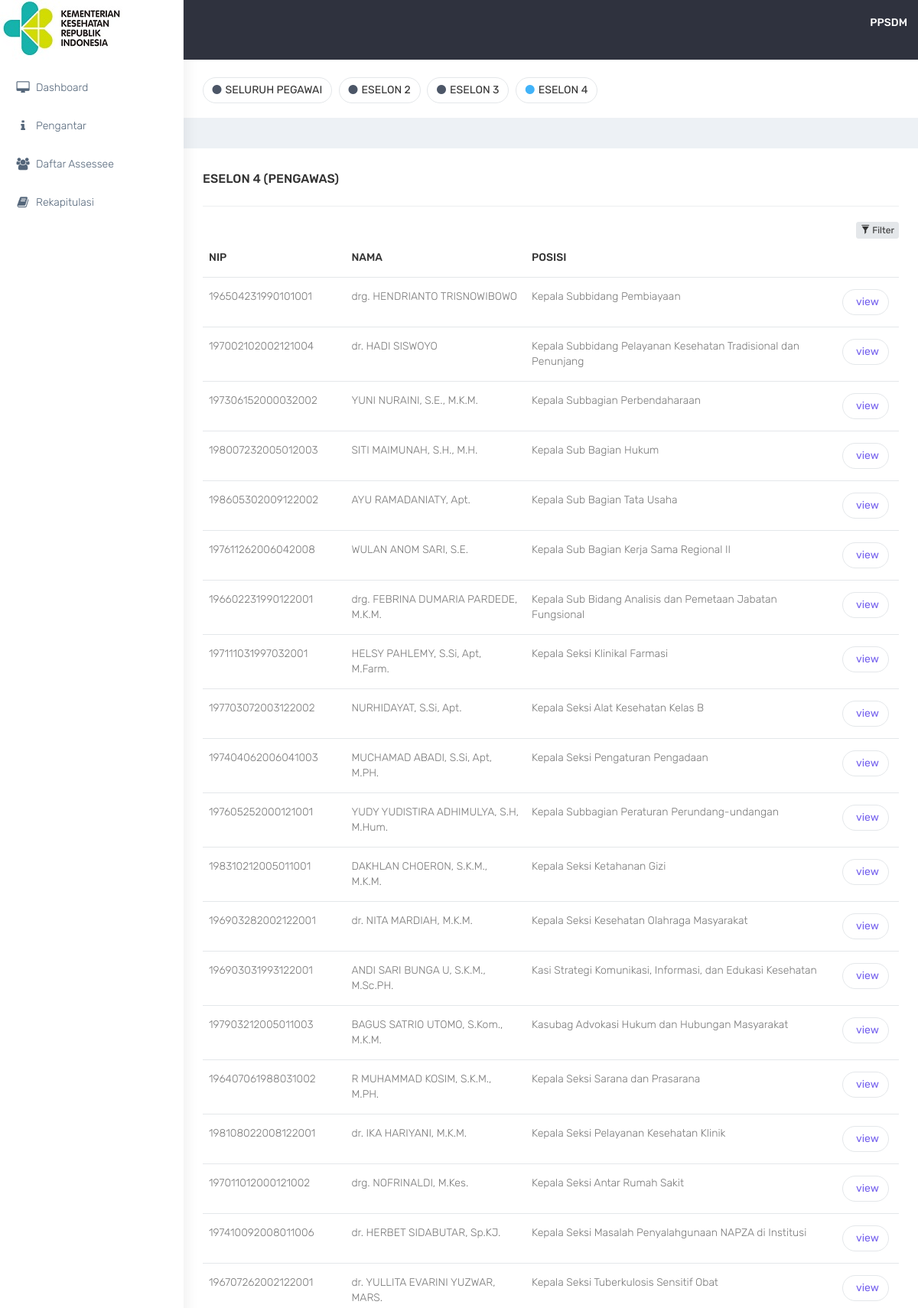
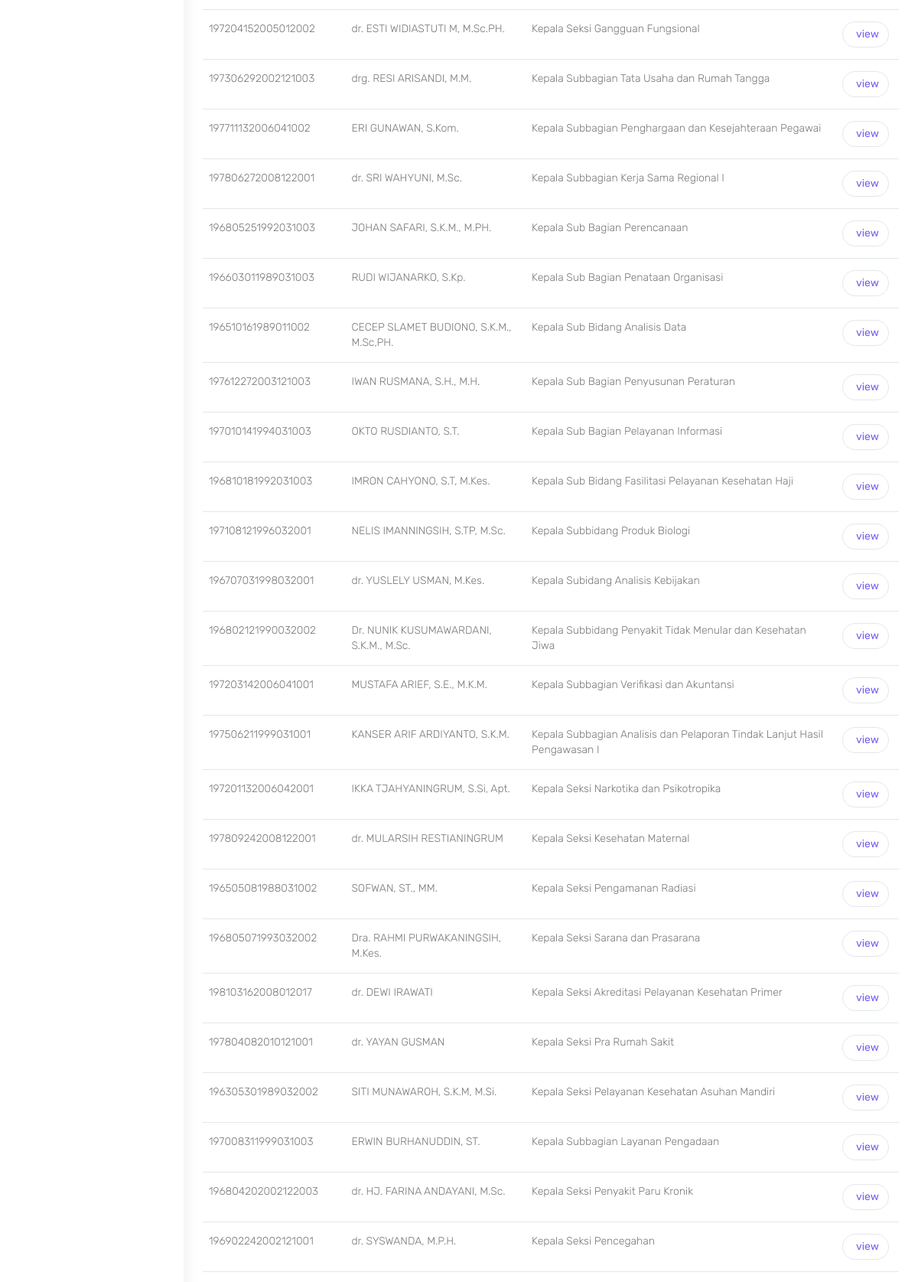
Page /eselon4.php (upper part) on the committed database (2 pictures, top to bottom).
### tables this page shows
CREATE TABLE "kemenkes_master_profile" (
	`profile_id`	,
	`first_name`	,
	`nip`	,
	`unit`	,
	`level`	,
	`rumpun`	,
	`satuan_kerja`	,
	`current_position`	,
	`home_address`	,
	`birthplace`	,
	`education`	
);

### eselon4.php (the view, shortened to what this page needs)
<!DOCTYPE html>
<html lang="en">
<head>
    <link href="bootstrap/dist/css/bootstrap.min.css" rel="stylesheet">
    <link href="../plugins/bower_components/sidebar-nav/dist/sidebar-nav.min.css" rel="stylesheet">
    <link href="../plugins/bower_components/toast-master/css/jquery.toast.css" rel="stylesheet">
    <link href="../plugins/bower_components/morrisjs/morris.css" rel="stylesheet">
    <link href="../plugins/bower_components/chartist-js/dist/chartist.min.css" rel="stylesheet">
    <link href="../plugins/bower_components/chartist-plugin-tooltip-master/dist/chartist-plugin-tooltip.css" rel="stylesheet">
    <link href="css/animate.css" rel="stylesheet">
    <link href="css/style.css" rel="stylesheet">
    <link href="css/colors/default.css" id="theme" rel="stylesheet">
</head>
<body class="fix-header">
    <div id="wrapper">
<? include 'header.php';?>
		<br/>
        <div class="navbar-default sidebar" role="navigation">
            <div class="sidebar-nav slimscrollsidebar">
                <div class="sidebar-head">
                    <h3><span class="fa-fw open-close"><i class="ti-close ti-menu"></i></span> <span class="hide-menu">Navigation</span></h3>
                </div>
				<br/>
                <ul class="nav" id="side-menu">
                    <li style="padding: 70px 0 0;">
                        <a href="index.php" class="waves-effect"><i class="fa fa-desktop fa-fw" aria-hidden="true"></i>Dashboard</a>
                    </li>
                    <li>
                        <a href="blank.php" class="waves-effect"><i class="fa fa-info fa-fw" aria-hidden="true"></i>Pengantar</a>
                    </li>
                    <li>
                        <a href="basic-table.php" class="waves-effect"><i class="fa fa-users fa-fw" aria-hidden="true"></i>Daftar Assessee</a>
                    </li>
                    <li>
                        <a href="rekapitulasi.php" class="waves-effect"><i class="fa fa-book fa-fw" aria-hidden="true"></i>Rekapitulasi</a>
                    </li>
                </ul>
            </div>
        </div>
        <div id="page-wrapper">
            <div class="container-fluid">
                <div class="row bg-title">
                    <div class="col-lg-10 col-md-5 col-sm-4 col-xs-12">
                        <h4 class="page-title">
						<a class="btn btn btn-rounded btn-default btn-outline m-r-5" href="basic-table.php"><i class="fa fa-circle m-r-5 text-inverse"></i>SELURUH PEGAWAI</a>
						<a class="btn btn btn-rounded btn-default btn-outline m-r-5" href="eselon2.php"><i class="fa fa-circle m-r-5 text-inverse"></i>ESELON 2</a>
						<a class="btn btn btn-rounded btn-default btn-outline m-r-5" href="eselon3.php"><i class="fa fa-circle m-r-5 text-inverse"></i>ESELON 3</a>
						<a class="btn btn btn-rounded btn-default btn-outline m-r-5" href="eselon4.php"><i class="fa fa-circle m-r-5 text-info"></i>ESELON 4</a>
						</h4>
						</div>
						</div>
                </div>
                <div class="row">
                    <div class="col-md-12">
                        <div class="white-box">
						<h3 class="box-title">ESELON 4 (PENGAWAS)</h3>
						<hr/>
        <div class="panel panel-primary filterable">
            <div >
                <div class="pull-right">
                    <button class="btn btn-default btn-xs btn-filter"><span class="glyphicon glyphicon-filter"></span> Filter</button>
                </div>
            </div>
            <table class="table">
                <thead>
                    <tr class="filters">
                        <th><input type="text" class="form-control" placeholder="NIP" disabled></th>
                        <th><input type="text" class="form-control" placeholder="NAMA" disabled></th>
                        <th><input type="text" class="form-control" placeholder="POSISI" disabled></th>
                    </tr>
                </thead>
                <tbody>
<?
   $db = new MyDB();
   $sql ='select a.profile_id,a.nip,a.first_name, a.level, a.current_position,a.unit, b.project_Activity_id  from kemenkes_master_profile a
left join mappingKemenkes b on a.profile_id = b.profile_id where a.level = "PENGAWAS"';
   $ret = $db->query($sql);
   while($row = $ret->fetchArray(SQLITE3_ASSOC) ){
?>
                                        <tr>
                                            <td><?=$row['nip'];?></td>
                                            <td ><?=$row['first_name'];?></td>
                                            <td ><?=str_replace('<br>','',$row['current_position']);?></td>
                                            <td>
											<a class="btn btn btn-rounded btn-default btn-outline m-r-5" href="profile.php?profile_id=<?=$row['profile_id'];?>&project_activity_id=<?=$row['project_Activity_id'];?>">
											<i class="ti-check text-success m-r-5"></i>view</a></td>
                                        </tr>
<?
   }
?>
                </tbody>
            </table>
        </div>
                    </div>
                </div>
            </div>
        </div>
    </div>
</body>
</html>

### css/colors/default.css (style rules this page uses)
body { background: #fff; }
.sidebar .sidebar-head { background: #ffffff; }
.sidebar .sidebar-head h3 { color: #686868; }
.sidebar { background: #fff; box-shadow: 1px 0px 20px rgba(0, 0, 0, 0.08); }
#side-menu li a { color: #54667a; }
#side-menu li a { color: #54667a; border-left: 0px solid #fff; }
#side-menu > li > a { border-left: 3px solid transperant; }

### eselon4.php (style rules this page uses)
.filterable { margin-top: 15px; }
.filterable .filters input[disabled] { background-color: transparent; border: none; cursor: auto; box-shadow: none; padding: 0; height: auto; }

### rows in the picture
kemenkes_master_profile: nip "196504231990101001", first_name "drg. HENDRIANTO TRISNOWIBOWO", current_position "Kepala Subbidang Pembiayaan"
kemenkes_master_profile: nip "197002102002121004", first_name "dr. HADI SISWOYO", current_position "Kepala Subbidang Pelayanan Kesehatan Tradisional dan Penunjang"
kemenkes_master_profile: nip "197306152000032002", first_name "YUNI NURAINI, S.E., M.K.M.", current_position "Kepala Subbagian Perbendaharaan"
kemenkes_master_profile: nip "198007232005012003", first_name "SITI MAIMUNAH, S.H., M.H.", current_position "Kepala Sub Bagian Hukum"
kemenkes_master_profile: nip "198605302009122002", first_name "AYU RAMADANIATY, Apt.", current_position "Kepala Sub Bagian Tata Usaha"
kemenkes_master_profile: nip "197611262006042008", first_name "WULAN ANOM SARI, S.E.", current_position "Kepala Sub Bagian Kerja Sama Regional II"
kemenkes_master_profile: nip "196602231990122001", first_name "drg. FEBRINA DUMARIA PARDEDE, M.K.M.", current_position "Kepala Sub Bidang Analisis dan Pemetaan Jabatan Fungsional"
kemenkes_master_profile: nip "197111031997032001", first_name "HELSY PAHLEMY, S.Si, Apt, M.Farm.", current_position "Kepala Seksi Klinikal Farmasi"
kemenkes_master_profile: nip "197703072003122002", first_name "NURHIDAYAT, S.Si, Apt.", current_position "Kepala Seksi Alat Kesehatan Kelas B"
kemenkes_master_profile: nip "197404062006041003", first_name "MUCHAMAD ABADI, S.Si, Apt, M.PH.", current_position "Kepala Seksi Pengaturan Pengadaan"
kemenkes_master_profile: nip "197605252000121001", first_name "YUDY YUDISTIRA ADHIMULYA, S.H, M.Hum.", current_position "Kepala Subbagian Peraturan Perundang-undangan"
kemenkes_master_profile: nip "198310212005011001", first_name "DAKHLAN CHOERON, S.K.M., M.K.M.", current_position "Kepala Seksi Ketahanan Gizi"
kemenkes_master_profile: nip "196903282002122001", first_name "dr. NITA MARDIAH, M.K.M.", current_position "Kepala Seksi Kesehatan Olahraga Masyarakat"
kemenkes_master_profile: nip "196903031993122001", first_name "ANDI SARI BUNGA U, S.K.M., M.Sc.PH.", current_position "Kasi Strategi Komunikasi, Informasi, dan Edukasi Kesehatan"
kemenkes_master_profile: nip "197903212005011003", first_name "BAGUS SATRIO UTOMO, S.Kom., M.K.M.", current_position "Kasubag Advokasi Hukum dan Hubungan Masyarakat"
kemenkes_master_profile: nip "196407061988031002", first_name "R MUHAMMAD KOSIM, S.K.M., M.PH.", current_position "Kepala Seksi Sarana dan Prasarana"
kemenkes_master_profile: nip "198108022008122001", first_name "dr. IKA HARIYANI, M.K.M.", current_position "Kepala Seksi Pelayanan Kesehatan Klinik"
kemenkes_master_profile: nip "197011012000121002", first_name "drg. NOFRINALDI, M.Kes.", current_position "Kepala Seksi Antar Rumah Sakit"
kemenkes_master_profile: nip "197410092008011006", first_name "dr. HERBET SIDABUTAR, Sp.KJ.", current_position "Kepala Seksi Masalah Penyalahgunaan NAPZA di Institusi"
kemenkes_master_profile: nip "196707262002122001", first_name "dr. YULLITA EVARINI YUZWAR, MARS.", current_position "Kepala Seksi Tuberkulosis Sensitif Obat"
kemenkes_master_profile: nip "197204152005012002", first_name "dr. ESTI WIDIASTUTI M, M.Sc.PH.", current_position "Kepala Seksi Gangguan Fungsional"
kemenkes_master_profile: nip "197306292002121003", first_name "drg. RESI ARISANDI, M.M.", current_position "Kepala Subbagian Tata Usaha dan Rumah Tangga"
kemenkes_master_profile: nip "197711132006041002", first_name "ERI GUNAWAN, S.Kom.", current_position "Kepala Subbagian Penghargaan dan Kesejahteraan Pegawai"
kemenkes_master_profile: nip "197806272008122001", first_name "dr. SRI WAHYUNI, M.Sc.", current_position "Kepala Subbagian Kerja Sama Regional I"
kemenkes_master_profile: nip "196805251992031003", first_name "JOHAN SAFARI, S.K.M., M.PH.", current_position "Kepala Sub Bagian Perencanaan"
kemenkes_master_profile: nip "196603011989031003", first_name "RUDI WIJANARKO, S.Kp.", current_position "Kepala Sub Bagian Penataan Organisasi"
kemenkes_master_profile: nip "196510161989011002", first_name "CECEP SLAMET BUDIONO, S.K.M., M.Sc,PH.", current_position "Kepala Sub Bidang Analisis Data"
kemenkes_master_profile: nip "197612272003121003", first_name "IWAN RUSMANA, S.H., M.H.", current_position "Kepala Sub Bagian Penyusunan Peraturan"
kemenkes_master_profile: nip "197010141994031003", first_name "OKTO RUSDIANTO, S.T.", current_position "Kepala Sub Bagian Pelayanan Informasi"
kemenkes_master_profile: nip "196810181992031003", first_name "IMRON CAHYONO, S.T, M.Kes.", current_position "Kepala Sub Bidang Fasilitasi Pelayanan Kesehatan Haji"
kemenkes_master_profile: nip "197108121996032001", first_name "NELIS IMANNINGSIH, S.TP, M.Sc.", current_position "Kepala Subbidang Produk Biologi"
kemenkes_master_profile: nip "196707031998032001", first_name "dr. YUSLELY USMAN, M.Kes.", current_position "Kepala Subidang Analisis Kebijakan"
kemenkes_master_profile: nip "196802121990032002", first_name "Dr. NUNIK KUSUMAWARDANI, S.K.M., M.Sc.", current_position "Kepala Subbidang Penyakit Tidak Menular dan Kesehatan Jiwa"
kemenkes_master_profile: nip "197203142006041001", first_name "MUSTAFA ARIEF, S.E., M.K.M.", current_position "Kepala Subbagian Verifikasi dan Akuntansi"
kemenkes_master_profile: nip "197506211999031001", first_name "KANSER ARIF ARDIYANTO, S.K.M.", current_position "Kepala Subbagian Analisis dan Pelaporan Tindak Lanjut Hasil Pengawasan I"
kemenkes_master_profile: nip "197201132006042001", first_name "IKKA TJAHYANINGRUM, S.Si, Apt.", current_position "Kepala Seksi Narkotika dan Psikotropika"
kemenkes_master_profile: nip "197809242008122001", first_name "dr. MULARSIH RESTIANINGRUM", current_position "Kepala Seksi Kesehatan Maternal"
kemenkes_master_profile: nip "196505081988031002", first_name "SOFWAN, ST., MM.", current_position "Kepala Seksi Pengamanan Radiasi"
kemenkes_master_profile: nip "196805071993032002", first_name "Dra. RAHMI PURWAKANINGSIH, M.Kes.", current_position "Kepala Seksi Sarana dan Prasarana"
kemenkes_master_profile: nip "198103162008012017", first_name "dr. DEWI IRAWATI", current_position "Kepala Seksi Akreditasi Pelayanan Kesehatan Primer"
kemenkes_master_profile: nip "197804082010121001", first_name "dr. YAYAN GUSMAN", current_position "Kepala Seksi Pra Rumah Sakit"
kemenkes_master_profile: nip "196305301989032002", first_name "SITI MUNAWAROH, S.K.M, M.Si.", current_position "Kepala Seksi Pelayanan Kesehatan Asuhan Mandiri"
kemenkes_master_profile: nip "197008311999031003", first_name "ERWIN BURHANUDDIN, ST.", current_position "Kepala Subbagian Layanan Pengadaan"
kemenkes_master_profile: nip "196804202002122003", first_name "dr. HJ. FARINA ANDAYANI, M.Sc.", current_position "Kepala Seksi Penyakit Paru Kronik"
kemenkes_master_profile: nip "196902242002121001", first_name "dr. SYSWANDA, M.P.H.", current_position "Kepala Seksi Pencegahan"
